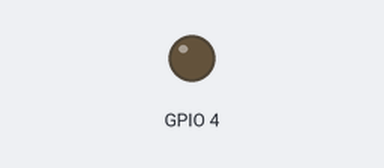
A sketch run on a simulated ESP32. Shown: output pins drawn as LEDs (lit = HIGH). Nothing arrives over Bluetooth unless stated; the camera gives no picture; what the sketch prints to the serial monitor is not drawn.

Above: at 0.1 s.
Timing chart, 0 to 1.7 s (numbered marks = the images above):
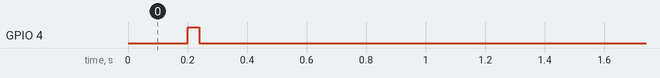

The sketch:

deneme4.ino
```cpp
#define CAMERA_MODEL_AI_THINKER
#define PWDN_GPIO_NUM     32
#define RESET_GPIO_NUM    -1
#define XCLK_GPIO_NUM      0
#define SIOD_GPIO_NUM     26
#define SIOC_GPIO_NUM     27
#define Y9_GPIO_NUM       35
#define Y8_GPIO_NUM       34
#define Y7_GPIO_NUM       39
#define Y6_GPIO_NUM       36
#define Y5_GPIO_NUM       21
#define Y4_GPIO_NUM       19
#define Y3_GPIO_NUM       18
#define Y2_GPIO_NUM        5
#define VSYNC_GPIO_NUM    25
#define HREF_GPIO_NUM     23
#define PCLK_GPIO_NUM     22

#include "BluetoothSerial.h"
BluetoothSerial SerialBT;
#include "esp_camera.h"

void setup() {

  //camera flash once
  pinMode(4, OUTPUT);
  digitalWrite(4, LOW);delay(200);
  digitalWrite(4, HIGH);delay(40);digitalWrite(4, LOW);


  SerialBT.begin("ESP32 Bluetooth");
  Serial.begin(115200);

  camera_config_t config;
  config.ledc_channel = LEDC_CHANNEL_0;
  config.ledc_timer = LEDC_TIMER_0;
  config.pin_d0 = Y2_GPIO_NUM;
  config.pin_d1 = Y3_GPIO_NUM;
  config.pin_d2 = Y4_GPIO_NUM;
  config.pin_d3 = Y5_GPIO_NUM;
  config.pin_d4 = Y6_GPIO_NUM;
  config.pin_d5 = Y7_GPIO_NUM;
  config.pin_d6 = Y8_GPIO_NUM;
  config.pin_d7 = Y9_GPIO_NUM;
  config.pin_xclk = XCLK_GPIO_NUM;
  config.pin_pclk = PCLK_GPIO_NUM;
  config.pin_vsync = VSYNC_GPIO_NUM;
  config.pin_href = HREF_GPIO_NUM;
  config.pin_sscb_sda = SIOD_GPIO_NUM;
  config.pin_sscb_scl = SIOC_GPIO_NUM;
  config.pin_pwdn = PWDN_GPIO_NUM;
  config.pin_reset = RESET_GPIO_NUM;
  config.xclk_freq_hz = 20000000;
  config.pixel_format = PIXFORMAT_JPEG;
  config.fb_count = 1;
  config.frame_size = FRAMESIZE_QVGA;
  config.fb_location = CAMERA_FB_IN_PSRAM;

  // camera init
  esp_err_t err = esp_camera_init(&config);
  if (err != ESP_OK) {
    Serial.printf("Camera init failed with error 0x%x \n", err);
    return;
  }

}

void loop() {
  Serial.print("-START OF LOOP-\n");
  camera_fb_t * fb = NULL;

  Serial.println("8-bit Addressable");
  Serial.println(heap_caps_get_total_size(MALLOC_CAP_8BIT));
  Serial.println(heap_caps_get_free_size(MALLOC_CAP_8BIT));
  Serial.println(heap_caps_get_largest_free_block(MALLOC_CAP_8BIT));
  Serial.println("Internal");
  Serial.println(heap_caps_get_total_size(MALLOC_CAP_INTERNAL));
  Serial.println(heap_caps_get_free_size(MALLOC_CAP_INTERNAL));
  Serial.println(heap_caps_get_largest_free_block(MALLOC_CAP_INTERNAL));
  Serial.println("SPI");
  Serial.println(heap_caps_get_total_size(MALLOC_CAP_SPIRAM ));
  Serial.println(heap_caps_get_free_size(MALLOC_CAP_SPIRAM ));
  Serial.println(heap_caps_get_largest_free_block(MALLOC_CAP_SPIRAM ));

  Serial.println("sizeof camera_fb_t");
  Serial.println(sizeof(camera_fb_t));


  fb = esp_camera_fb_get();


  if (!fb) Serial.print("-Error capturing image from camera-\n");
  if (fb==NULL) Serial.print("-FB NULL-\n");


  /*
  // allocate memory to store rgb data in psram
  void *ptrVal = NULL;
  uint32_t ARRAY_LENGTH = fb->width * fb->height * 3; // number of pixels in the jpg image x 3

  if (heap_caps_get_free_size( MALLOC_CAP_SPIRAM) <  ARRAY_LENGTH) Serial.printf(" -Error not enough free psram to store rgb data- ");      // check free memory in psram
  ptrVal = heap_caps_malloc(ARRAY_LENGTH, MALLOC_CAP_SPIRAM);
  uint8_t *rgb = (uint8_t *)ptrVal;

  heap_caps_free(ptrVal);
  */
  esp_camera_fb_return(fb);

  SerialBT.print("@#@"); //Packet start
  SerialBT.write(0xff);

  SerialBT.print("#@#"); //Packet end
  SerialBT.flush();
  delay(1000);

}
```
